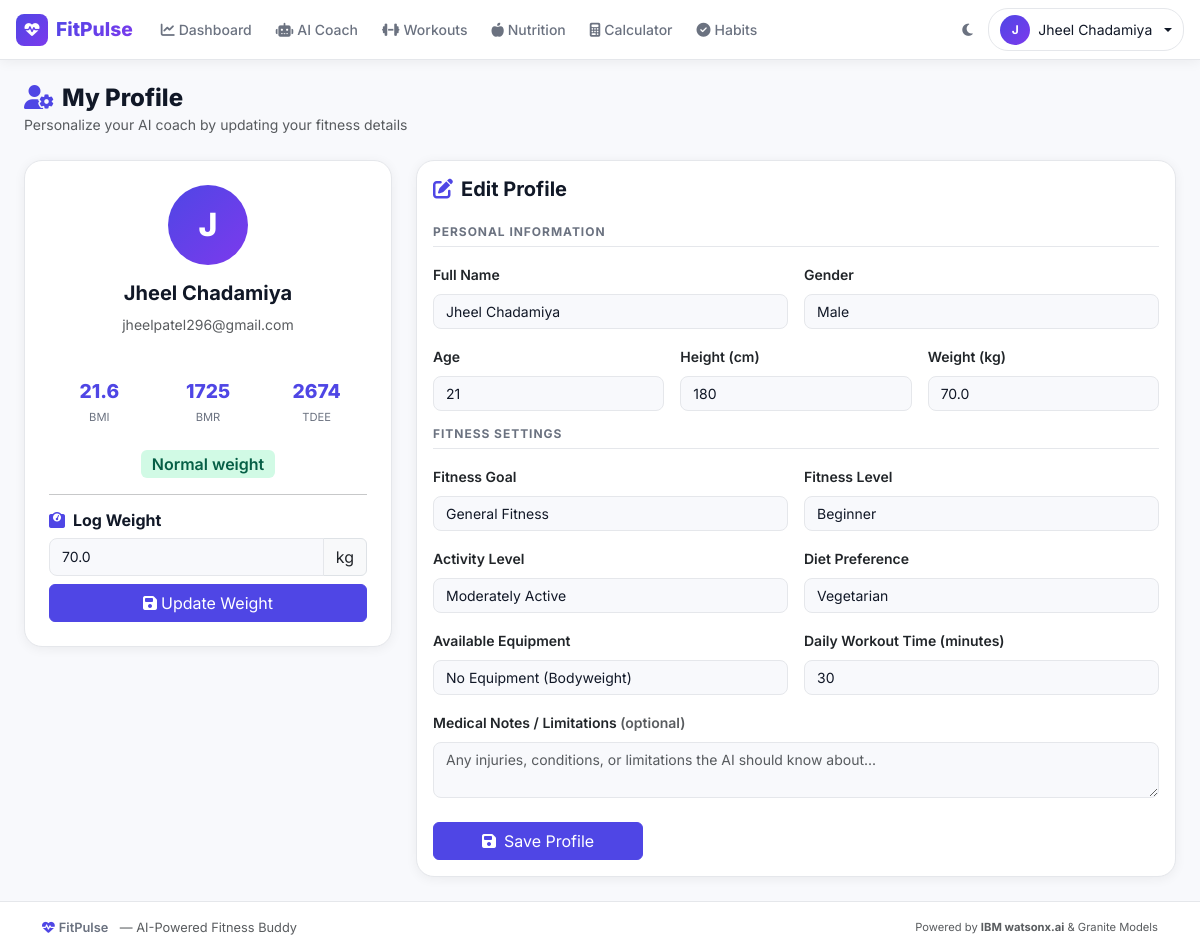
Screenshot of /profile (signed in) with the database file from the repository.
### models.py (models this page shows, shortened)
class User(UserMixin, db.Model):
    __tablename__ = "users"
    id               = db.Column(db.Integer, primary_key=True)
    username         = db.Column(db.String(80),  unique=True, nullable=False)
    email            = db.Column(db.String(120), unique=True, nullable=False)
    password_hash    = db.Column(db.String(256), nullable=False)
    created_at       = db.Column(db.DateTime,    default=datetime.utcnow)
    full_name        = db.Column(db.String(120), default="")
    age              = db.Column(db.Integer,     default=25)
    gender           = db.Column(db.String(20),  default="")
    height           = db.Column(db.Float,       default=170.0)   # cm
    weight           = db.Column(db.Float,       default=70.0)    # kg
    fitness_goal     = db.Column(db.String(50),  default="general_fitness")
    activity_level   = db.Column(db.String(30),  default="moderate")
    fitness_level    = db.Column(db.String(20),  default="beginner")
    diet_preference  = db.Column(db.String(30),  default="vegetarian")
    equipment        = db.Column(db.String(100), default="none")
    workout_duration = db.Column(db.Integer,     default=30)      # minutes
    medical_notes    = db.Column(db.Text,        default="")
    avatar_url       = db.Column(db.String(256), default="")
    chat_messages    = db.relationship("ChatMessage",    back_populates="user", cascade="all, delete-orphan")
    workouts         = db.relationship("WorkoutLog",     back_populates="user", cascade="all, delete-orphan")
    nutrition_logs   = db.relationship("NutritionLog",   back_populates="user", cascade="all, delete-orphan")
    habit_logs       = db.relationship("HabitLog",       back_populates="user", cascade="all, delete-orphan")
    weight_logs      = db.relationship("WeightLog",      back_populates="user", cascade="all, delete-orphan")
    @property
    def bmi(self) -> float:
        if self.height and self.weight and self.height > 0:
            h_m = self.height / 100
            return round(self.weight / (h_m * h_m), 1)
        return 0.0
    @property
    def bmi_category(self) -> str:
        b = self.bmi
        if b < 18.5: return "Underweight"
        if b < 25.0: return "Normal weight"
        if b < 30.0: return "Overweight"
        return "Obese"
    @property
    def bmr(self) -> float:
        if self.gender == "male":
            return round(10 * self.weight + 6.25 * self.height - 5 * self.age + 5, 0)
        return round(10 * self.weight + 6.25 * self.height - 5 * self.age - 161, 0)
    @property
    def tdee(self) -> float:
        multipliers = {
            "sedentary":    1.2,
            "light":        1.375,
            "moderate":     1.55,
            "active":       1.725,
            "very_active":  1.9,
        }
        return round(self.bmr * multipliers.get(self.activity_level, 1.55), 0)

### app.py (the view, shortened to what this page needs)
@app.route("/profile", methods=["GET", "POST"])
@login_required
def profile():
    return render_template("profile.html")

### templates/profile.html (shortened to what this page needs)
{% extends "base.html" %}
{% block content %}
<div class="container-fluid py-4 px-3 px-lg-4">
  <div class="mb-4">
    <h4 class="fw-800 mb-0"><i class="fas fa-user-cog me-2 text-primary"></i>My Profile</h4>
    <p class="text-muted">Personalize your AI coach by updating your fitness details</p>
  </div>
  <div class="row g-4">
    <div class="col-lg-4">
      <div class="card fitcard text-center p-4">
        <div class="profile-avatar mx-auto mb-3">
          {{ (current_user.full_name or current_user.username)[0].upper() }}
        </div>
        <h5 class="fw-700">{{ current_user.full_name or current_user.username }}</h5>
        <p class="text-muted">{{ current_user.email }}</p>
        <div class="row g-2 mt-2">
          <div class="col-4">
            <div class="profile-stat">
              <div class="profile-stat-val">{{ current_user.bmi }}</div>
              <div class="profile-stat-label">BMI</div>
            </div>
          </div>
          <div class="col-4">
            <div class="profile-stat">
              <div class="profile-stat-val">{{ current_user.bmr|int }}</div>
              <div class="profile-stat-label">BMR</div>
            </div>
          </div>
          <div class="col-4">
            <div class="profile-stat">
              <div class="profile-stat-val">{{ current_user.tdee|int }}</div>
              <div class="profile-stat-label">TDEE</div>
            </div>
          </div>
        </div>
        <div class="mt-3">
          <span class="badge bmi-badge-{{ current_user.bmi_category.lower().replace(' ','_') }} fs-6">
            {{ current_user.bmi_category }}
          </span>
        </div>
        <hr/>
        <div class="text-start">
          <h6 class="fw-700 mb-2"><i class="fas fa-weight me-2 text-primary"></i>Log Weight</h6>
          <div class="input-group mb-2">
            <input type="number" id="newWeight" class="form-control" value="{{ current_user.weight }}" step="0.1" min="20" max="300"/>
            <span class="input-group-text">kg</span>
          </div>
          <button class="btn btn-primary w-100" onclick="logWeight()">
            <i class="fas fa-save me-1"></i>Update Weight
          </button>
        </div>
      </div>
    </div>
    <div class="col-lg-8">
      <div class="card fitcard">
        <div class="card-body">
          <h5 class="fw-700 mb-4"><i class="fas fa-edit me-2 text-primary"></i>Edit Profile</h5>
          <form method="POST" action="{{ url_for('profile') }}">
            <h6 class="section-divider">Personal Information</h6>
            <div class="row g-3 mb-3">
              <div class="col-md-6">
                <label class="form-label fw-600">Full Name</label>
                <input type="text" name="full_name" class="form-control" value="{{ current_user.full_name }}" placeholder="Your full name"/>
              </div>
              <div class="col-md-6">
                <label class="form-label fw-600">Gender</label>
                <select name="gender" class="form-select">
                  <option value="male" {% if current_user.gender=='male' %}selected{% endif %}>Male</option>
                </select>
              </div>
              <div class="col-md-4">
                <label class="form-label fw-600">Age</label>
                <input type="number" name="age" class="form-control" value="{{ current_user.age }}" min="10" max="120"/>
              </div>
              <div class="col-md-4">
                <label class="form-label fw-600">Height (cm)</label>
                <input type="number" name="height" class="form-control" value="{{ current_user.height|int }}" min="50" max="250"/>
              </div>
              <div class="col-md-4">
                <label class="form-label fw-600">Weight (kg)</label>
                <input type="number" name="weight" class="form-control" value="{{ current_user.weight }}" step="0.1" min="10" max="500"/>
              </div>
            </div>
            <h6 class="section-divider">Fitness Settings</h6>
            <div class="row g-3 mb-3">
              <div class="col-md-6">
                <label class="form-label fw-600">Fitness Goal</label>
                <select name="fitness_goal" class="form-select">
                  {% for val, label in [
                    ('weight_loss','Weight Loss'),('muscle_gain','Muscle Gain'),('strength','Strength Training'),
                    ('endurance','Endurance'),('flexibility','Flexibility & Yoga'),
                    ('hiit','HIIT & Cardio'),('general_fitness','General Fitness'),('maintenance','Maintenance'),
                  ] %}
                  <option value="{{ val }}" {% if current_user.fitness_goal==val %}selected{% endif %}>{{ label }}</option>
                  {% endfor %}
                </select>
              </div>
              <div class="col-md-6">
                <label class="form-label fw-600">Fitness Level</label>
                <select name="fitness_level" class="form-select">
                  <option value="beginner" {% if current_user.fitness_level=='beginner' %}selected{% endif %}>Beginner</option>
                </select>
              </div>
              <div class="col-md-6">
                <label class="form-label fw-600">Activity Level</label>
                <select name="activity_level" class="form-select">
                  {% for val, label in [
                    ('sedentary','Sedentary'),('light','Lightly Active'),
                    ('moderate','Moderately Active'),('active','Very Active'),('very_active','Super Active'),
                  ] %}
                  <option value="{{ val }}" {% if current_user.activity_level==val %}selected{% endif %}>{{ label }}</option>
                  {% endfor %}
                </select>
              </div>
              <div class="col-md-6">
                <label class="form-label fw-600">Diet Preference</label>
                <select name="diet_preference" class="form-select">
                  {% for val, label in [
                    ('vegetarian','Vegetarian'),('vegan','Vegan'),('non_vegetarian','Non-Vegetarian'),
                    ('high_protein','High Protein'),('keto','Keto'),('mediterranean','Mediterranean'),
                    ('jain','Jain'),('no_preference','No Preference'),
                  ] %}
                  <option value="{{ val }}" {% if current_user.diet_preference==val %}selected{% endif %}>{{ label }}</option>
                  {% endfor %}
                </select>
              </div>
              <div class="col-md-6">
                <label class="form-label fw-600">Available Equipment</label>
                <select name="equipment" class="form-select">
                  {% for val, label in [
                    ('none','No Equipment (Bodyweight)'),('dumbbells','Dumbbells'),
                    ('full_gym','Full Gym'),('resistance_bands','Resistance Bands'),
                    ('kettlebells','Kettlebells'),('yoga_mat','Yoga Mat Only'),
                  ] %}
                  <option value="{{ val }}" {% if current_user.equipment==val %}selected{% endif %}>{{ label }}</option>
                  {% endfor %}
                </select>
              </div>
              <div class="col-md-6">
                <label class="form-label fw-600">Daily Workout Time (minutes)</label>
                <input type="number" name="workout_duration" class="form-control" value="{{ current_user.workout_duration }}" min="10" max="180"/>
              </div>
            </div>
            <div class="mb-4">
              <label class="form-label fw-600">Medical Notes / Limitations <span class="text-muted">(optional)</span></label>
              <textarea name="medical_notes" class="form-control" rows="2" placeholder="Any injuries, conditions, or limitations the AI should know about...">{{ current_user.medical_notes }}</textarea>
            </div>
            <button type="submit" class="btn btn-primary px-5">
              <i class="fas fa-save me-2"></i>Save Profile
            </button>
          </form>
        </div>
      </div>
    </div>
  </div>
</div>
{% endblock %}

### templates/base.html (shortened to what this page needs)
<!DOCTYPE html>
<html lang="en" data-bs-theme="light">
<head>
  <link href="https://cdn.jsdelivr.net/npm/bootstrap@5.3.3/dist/css/bootstrap.min.css" rel="stylesheet"/>
  <link href="https://cdnjs.cloudflare.com/ajax/libs/font-awesome/6.5.0/css/all.min.css" rel="stylesheet"/>
  <link href="{{ url_for('static', filename='css/style.css') }}" rel="stylesheet"/>
</head>
<body>
<nav class="navbar navbar-expand-lg fitpulse-navbar sticky-top">
  <div class="container-fluid px-3">
    <a class="navbar-brand fw-800 d-flex align-items-center gap-2" href="{{ url_for('index') }}">
      <span class="brand-icon"><i class="fas fa-heartbeat"></i></span>
      <span class="brand-text">FitPulse</span>
    </a>
    <div class="collapse navbar-collapse" id="navMain">
      {% if current_user.is_authenticated %}
      <ul class="navbar-nav me-auto mb-2 mb-lg-0">
        <li class="nav-item">
          <a class="nav-link {% if request.endpoint=='dashboard' %}active{% endif %}" href="{{ url_for('dashboard') }}">
            <i class="fas fa-chart-line me-1"></i>Dashboard
          </a>
        </li>
        <li class="nav-item">
          <a class="nav-link {% if request.endpoint=='chat' %}active{% endif %}" href="{{ url_for('chat') }}">
            <i class="fas fa-robot me-1"></i>AI Coach
          </a>
        </li>
        <li class="nav-item">
          <a class="nav-link {% if request.endpoint=='workout' %}active{% endif %}" href="{{ url_for('workout') }}">
            <i class="fas fa-dumbbell me-1"></i>Workouts
          </a>
        </li>
        <li class="nav-item">
          <a class="nav-link {% if request.endpoint=='nutrition' %}active{% endif %}" href="{{ url_for('nutrition') }}">
            <i class="fas fa-apple-alt me-1"></i>Nutrition
          </a>
        </li>
        <li class="nav-item">
          <a class="nav-link {% if request.endpoint=='calculator' %}active{% endif %}" href="{{ url_for('calculator') }}">
            <i class="fas fa-calculator me-1"></i>Calculator
          </a>
        </li>
        <li class="nav-item">
          <a class="nav-link {% if request.endpoint=='habits' %}active{% endif %}" href="{{ url_for('habits') }}">
            <i class="fas fa-check-circle me-1"></i>Habits
          </a>
        </li>
      </ul>
      <div class="d-flex align-items-center gap-2">
        <button class="btn btn-sm btn-ghost-icon" id="themeToggle" title="Toggle dark mode">
          <i class="fas fa-moon" id="themeIcon"></i>
        </button>
        <div class="dropdown">
          <button class="btn btn-sm user-menu-btn dropdown-toggle d-flex align-items-center gap-2" data-bs-toggle="dropdown">
            <div class="avatar-sm">{{ (current_user.full_name or current_user.username)[0].upper() }}</div>
            <span class="d-none d-lg-inline">{{ current_user.full_name or current_user.username }}</span>
          </button>
        </div>
      </div>
      {% else %}
      <ul class="navbar-nav ms-auto">
        <li class="nav-item"><a class="nav-link" href="{{ url_for('login') }}">Login</a></li>
        <li class="nav-item"><a class="btn btn-primary btn-sm ms-2" href="{{ url_for('register') }}">Get Started</a></li>
      </ul>
      {% endif %}
    </div>
  </div>
</nav>
<main class="main-content">
  {% block content %}{% endblock %}
</main>
<footer class="fitpulse-footer">
  <div class="container">
    <div class="row align-items-center">
      <div class="col-md-6">
        <span class="fw-600"><i class="fas fa-heartbeat me-1 text-primary"></i>FitPulse</span>
        <span class="text-muted ms-2">— AI-Powered Fitness Buddy</span>
      </div>
      <div class="col-md-6 text-md-end text-muted small">
        Powered by <strong>IBM watsonx.ai</strong> &amp; Granite Models
      </div>
    </div>
  </div>
</footer>
</body>
</html>

### rows the page displays
User: full_name "J", full_name "Jheel Chadamiya", email "jheelpatel296@gmail.com", bmi "21.6", bmr "1725", tdee "2674", bmi_category "Normal weight", weight "70.0", gender "Male", age "21", height "180", fitness_goal "General Fitness", fitness_level "Beginner", activity_level "Moderately Active", diet_preference "Vegetarian", equipment "No Equipment (Bodyweight)", workout_duration "30"
